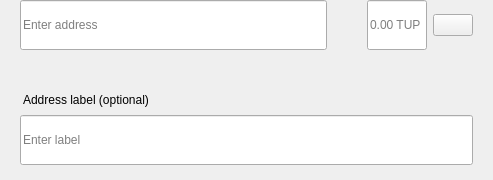
<?xml version="1.0" encoding="UTF-8"?>
<ui version="4.0">
 <class>SendMultiRow</class>
 <widget class="QWidget" name="SendMultiRow">
  <property name="geometry">
   <rect>
    <x>0</x>
    <y>0</y>
    <width>493</width>
    <height>180</height>
   </rect>
  </property>
  <property name="minimumSize">
   <size>
    <width>0</width>
    <height>0</height>
   </size>
  </property>
  <property name="maximumSize">
   <size>
    <width>16777215</width>
    <height>16777215</height>
   </size>
  </property>
  <property name="windowTitle">
   <string>Form</string>
  </property>
  <layout class="QVBoxLayout" name="verticalLayout_3">
   <property name="spacing">
    <number>0</number>
   </property>
   <property name="leftMargin">
    <number>0</number>
   </property>
   <property name="topMargin">
    <number>0</number>
   </property>
   <property name="rightMargin">
    <number>20</number>
   </property>
   <property name="bottomMargin">
    <number>5</number>
   </property>
   <item alignment="Qt::AlignTop">
    <widget class="QWidget" name="widget" native="true">
     <property name="sizePolicy">
      <sizepolicy hsizetype="Expanding" vsizetype="Maximum">
       <horstretch>0</horstretch>
       <verstretch>0</verstretch>
      </sizepolicy>
     </property>
     <property name="minimumSize">
      <size>
       <width>0</width>
       <height>60</height>
      </size>
     </property>
     <property name="maximumSize">
      <size>
       <width>16777215</width>
       <height>85</height>
      </size>
     </property>
     <layout class="QHBoxLayout" name="horizontalLayout" stretch="6,0,2">
      <property name="spacing">
       <number>0</number>
      </property>
      <property name="leftMargin">
       <number>8</number>
      </property>
      <property name="topMargin">
       <number>0</number>
      </property>
      <property name="rightMargin">
       <number>0</number>
      </property>
      <property name="bottomMargin">
       <number>0</number>
      </property>
      <item alignment="Qt::AlignTop">
       <widget class="QStackedWidget" name="stackedAddress">
        <property name="minimumSize">
         <size>
          <width>0</width>
          <height>50</height>
         </size>
        </property>
        <property name="maximumSize">
         <size>
          <width>16777215</width>
          <height>50</height>
         </size>
        </property>
        <widget class="QWidget" name="page_4">
         <property name="sizePolicy">
          <sizepolicy hsizetype="Expanding" vsizetype="Preferred">
           <horstretch>0</horstretch>
           <verstretch>0</verstretch>
          </sizepolicy>
         </property>
         <property name="minimumSize">
          <size>
           <width>0</width>
           <height>50</height>
          </size>
         </property>
         <property name="maximumSize">
          <size>
           <width>16777215</width>
           <height>55</height>
          </size>
         </property>
         <layout class="QVBoxLayout" name="verticalLayout_7">
          <property name="spacing">
           <number>0</number>
          </property>
          <property name="leftMargin">
           <number>12</number>
          </property>
          <property name="topMargin">
           <number>0</number>
          </property>
          <property name="rightMargin">
           <number>0</number>
          </property>
          <property name="bottomMargin">
           <number>0</number>
          </property>
          <item>
           <widget class="QLineEdit" name="lineEditAddress">
            <property name="minimumSize">
             <size>
              <width>0</width>
              <height>50</height>
             </size>
            </property>
            <property name="maximumSize">
             <size>
              <width>16777215</width>
              <height>50</height>
             </size>
            </property>
            <property name="placeholderText">
             <string>Enter address</string>
            </property>
           </widget>
          </item>
         </layout>
        </widget>
        <widget class="QWidget" name="page_3"/>
       </widget>
      </item>
      <item>
       <spacer name="horizontalSpacer_3">
        <property name="orientation">
         <enum>Qt::Horizontal</enum>
        </property>
        <property name="sizeType">
         <enum>QSizePolicy::Fixed</enum>
        </property>
        <property name="sizeHint" stdset="0">
         <size>
          <width>40</width>
          <height>20</height>
         </size>
        </property>
       </spacer>
      </item>
      <item>
       <layout class="QHBoxLayout" name="horizontalLayout_2">
        <property name="spacing">
         <number>6</number>
        </property>
        <item alignment="Qt::AlignTop">
         <widget class="QLineEdit" name="lineEditAmount">
          <property name="sizePolicy">
           <sizepolicy hsizetype="Expanding" vsizetype="Preferred">
            <horstretch>0</horstretch>
            <verstretch>0</verstretch>
           </sizepolicy>
          </property>
          <property name="minimumSize">
           <size>
            <width>0</width>
            <height>50</height>
           </size>
          </property>
          <property name="maximumSize">
           <size>
            <width>16777215</width>
            <height>50</height>
           </size>
          </property>
          <property name="maxLength">
           <number>17</number>
          </property>
          <property name="alignment">
           <set>Qt::AlignLeading|Qt::AlignLeft|Qt::AlignVCenter</set>
          </property>
          <property name="placeholderText">
           <string notr="true">0.00 TUP</string>
          </property>
         </widget>
        </item>
        <item>
         <layout class="QVBoxLayout" name="verticalLayout">
          <property name="topMargin">
           <number>14</number>
          </property>
          <property name="bottomMargin">
           <number>0</number>
          </property>
          <item alignment="Qt::AlignTop">
           <widget class="QPushButton" name="btnMenu">
            <property name="minimumSize">
             <size>
              <width>0</width>
              <height>0</height>
             </size>
            </property>
            <property name="maximumSize">
             <size>
              <width>16777215</width>
              <height>16777215</height>
             </size>
            </property>
            <property name="focusPolicy">
             <enum>Qt::NoFocus</enum>
            </property>
            <property name="text">
             <string/>
            </property>
           </widget>
          </item>
         </layout>
        </item>
       </layout>
      </item>
     </layout>
    </widget>
   </item>
   <item>
    <widget class="QWidget" name="layoutLabel" native="true">
     <property name="minimumSize">
      <size>
       <width>0</width>
       <height>0</height>
      </size>
     </property>
     <property name="maximumSize">
      <size>
       <width>16777215</width>
       <height>16777215</height>
      </size>
     </property>
     <layout class="QVBoxLayout" name="verticalLayout_9">
      <property name="spacing">
       <number>6</number>
      </property>
      <property name="leftMargin">
       <number>20</number>
      </property>
      <property name="topMargin">
       <number>0</number>
      </property>
      <property name="rightMargin">
       <number>0</number>
      </property>
      <property name="bottomMargin">
       <number>10</number>
      </property>
      <item>
       <spacer name="verticalSpacer">
        <property name="orientation">
         <enum>Qt::Vertical</enum>
        </property>
        <property name="sizeType">
         <enum>QSizePolicy::Fixed</enum>
        </property>
        <property name="sizeHint" stdset="0">
         <size>
          <width>20</width>
          <height>20</height>
         </size>
        </property>
       </spacer>
      </item>
      <item>
       <widget class="QLabel" name="labelSubtitleDescription">
        <property name="styleSheet">
         <string notr="true">margin-bottom:2px;
margin-left:0.05px;
padding:0px;</string>
        </property>
        <property name="text">
         <string>Address label (optional)</string>
        </property>
       </widget>
      </item>
      <item>
       <widget class="QLineEdit" name="lineEditDescription">
        <property name="minimumSize">
         <size>
          <width>0</width>
          <height>50</height>
         </size>
        </property>
        <property name="maximumSize">
         <size>
          <width>16777215</width>
          <height>50</height>
         </size>
        </property>
        <property name="placeholderText">
         <string>Enter label</string>
        </property>
       </widget>
      </item>
     </layout>
    </widget>
   </item>
  </layout>
 </widget>
 <resources/>
 <connections/>
</ui>
